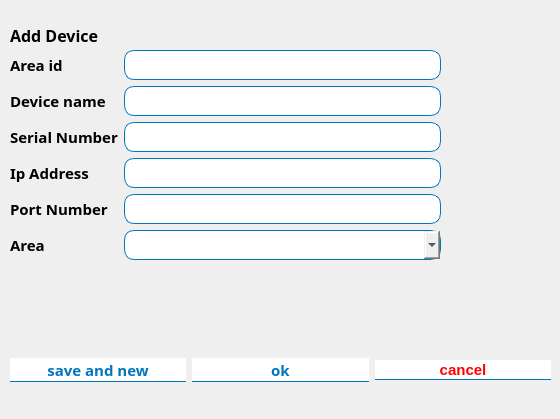
      <widget class="QWidget" name="Adddevice">
       <attribute name="title">
        <string>Add device</string>
       </attribute>
       <widget class="QWidget" name="horizontalLayoutWidget_30">
        <property name="geometry">
         <rect>
          <x>10</x>
          <y>330</y>
          <width>541</width>
          <height>80</height>
         </rect>
        </property>
        <layout class="QHBoxLayout" name="horizontalLayout_32">
         <item>
          <widget class="QPushButton" name="save_new_device">
           <property name="font">
            <font>
             <family>Yu Gothic UI Semibold</family>
             <pointsize>11</pointsize>
             <weight>75</weight>
             <bold>true</bold>
            </font>
           </property>
           <property name="styleSheet">
            <string notr="true">background-color:#fff;
color:#0076bd;
border-top:1px solid #fff;
border-bottom:1px solid #0076bd;
padding-bottom:0px</string>
           </property>
           <property name="text">
            <string>save and new</string>
           </property>
          </widget>
         </item>
         <item>
          <widget class="QPushButton" name="dev_okbtn">
           <property name="font">
            <font>
             <family>Yu Gothic UI Semibold</family>
             <pointsize>11</pointsize>
             <weight>75</weight>
             <bold>true</bold>
            </font>
           </property>
           <property name="styleSheet">
            <string notr="true">background-color:#fff;
color:#0076bd;
border-top:1px solid #fff;
border-bottom:1px solid #0076bd;
padding-bottom:0px</string>
           </property>
           <property name="text">
            <string>ok</string>
           </property>
          </widget>
         </item>
         <item>
          <widget class="QPushButton" name="cancel_devbtn">
           <property name="font">
            <font>
             <pointsize>11</pointsize>
             <weight>75</weight>
             <bold>true</bold>
            </font>
           </property>
           <property name="styleSheet">
            <string notr="true">background-color:#fff;
color:#ff0000;
border-top:1px solid #fff;
border-bottom:1px solid #0076bd;
padding-bottom:0px</string>
           </property>
           <property name="text">
            <string>cancel</string>
           </property>
          </widget>
         </item>
        </layout>
       </widget>
       <widget class="QLabel" name="label_117">
        <property name="geometry">
         <rect>
          <x>10</x>
          <y>10</y>
          <width>201</width>
          <height>51</height>
         </rect>
        </property>
        <property name="font">
         <font>
          <family>Yu Gothic UI Semibold</family>
          <pointsize>12</pointsize>
          <weight>75</weight>
          <bold>true</bold>
         </font>
        </property>
        <property name="text">
         <string>Add Device</string>
        </property>
       </widget>
       <widget class="QWidget" name="formLayoutWidget">
        <property name="geometry">
         <rect>
          <x>10</x>
          <y>50</y>
          <width>431</width>
          <height>256</height>
         </rect>
        </property>
        <layout class="QFormLayout" name="formLayout">
         <item row="3" column="0">
          <widget class="QLabel" name="label_116">
           <property name="font">
            <font>
             <family>Yu Gothic UI Semibold</family>
             <pointsize>11</pointsize>
             <weight>75</weight>
             <bold>true</bold>
            </font>
           </property>
           <property name="text">
            <string>Device name</string>
           </property>
          </widget>
         </item>
         <item row="3" column="1">
          <widget class="QLineEdit" name="lineEdit_21">
           <property name="minimumSize">
            <size>
             <width>20</width>
             <height>30</height>
            </size>
           </property>
           <property name="styleSheet">
            <string notr="true">border :1px solid #0076bd;
border-radius:10px;
</string>
           </property>
           <property name="inputMask">
            <string/>
           </property>
          </widget>
         </item>
         <item row="4" column="0">
          <widget class="QLabel" name="label_118">
           <property name="font">
            <font>
             <family>Yu Gothic UI Semibold</family>
             <pointsize>11</pointsize>
             <weight>75</weight>
             <bold>true</bold>
            </font>
           </property>
           <property name="text">
            <string>Serial Number</string>
           </property>
          </widget>
         </item>
         <item row="4" column="1">
          <widget class="QLineEdit" name="lineEdit_19">
           <property name="minimumSize">
            <size>
             <width>20</width>
             <height>30</height>
            </size>
           </property>
           <property name="styleSheet">
            <string notr="true">border :1px solid #0076bd;
border-radius:10px;
</string>
           </property>
          </widget>
         </item>
         <item row="5" column="0">
          <widget class="QLabel" name="label_119">
           <property name="font">
            <font>
             <family>Yu Gothic UI Semibold</family>
             <pointsize>11</pointsize>
             <weight>75</weight>
             <bold>true</bold>
            </font>
           </property>
           <property name="text">
            <string>Ip Address</string>
           </property>
          </widget>
         </item>
         <item row="5" column="1">
          <widget class="QLineEdit" name="lineEdit_20">
           <property name="minimumSize">
            <size>
             <width>20</width>
             <height>30</height>
            </size>
           </property>
           <property name="styleSheet">
            <string notr="true">border :1px solid #0076bd;
border-radius:10px;
</string>
           </property>
          </widget>
         </item>
         <item row="6" column="0">
          <widget class="QLabel" name="label_120">
           <property name="font">
            <font>
             <family>Yu Gothic UI Semibold</family>
             <pointsize>11</pointsize>
             <weight>75</weight>
             <bold>true</bold>
            </font>
           </property>
           <property name="text">
            <string>Port Number</string>
           </property>
          </widget>
         </item>
         <item row="6" column="1">
          <widget class="QLineEdit" name="lineEdit_22">
           <property name="minimumSize">
            <size>
             <width>20</width>
             <height>30</height>
            </size>
           </property>
           <property name="styleSheet">
            <string notr="true">border :1px solid #0076bd;
border-radius:10px;
</string>
           </property>
          </widget>
         </item>
         <item row="7" column="1">
          <widget class="QComboBox" name="areacmbx">
           <property name="minimumSize">
            <size>
             <width>0</width>
             <height>30</height>
            </size>
           </property>
           <property name="styleSheet">
            <string notr="true">border :1px solid #0076bd;
border-radius:10px;</string>
           </property>
          </widget>
         </item>
         <item row="7" column="0">
          <widget class="QLabel" name="label_121">
           <property name="font">
            <font>
             <family>Yu Gothic UI Semibold</family>
             <pointsize>11</pointsize>
             <weight>75</weight>
             <bold>true</bold>
            </font>
           </property>
           <property name="text">
            <string>Area</string>
           </property>
          </widget>
         </item>
         <item row="1" column="1">
          <widget class="QLineEdit" name="lineEdit_49">
           <property name="minimumSize">
            <size>
             <width>20</width>
             <height>30</height>
            </size>
           </property>
           <property name="styleSheet">
            <string notr="true">border :1px solid #0076bd;
border-radius:10px;
</string>
           </property>
           <property name="inputMask">
            <string/>
           </property>
          </widget>
         </item>
         <item row="1" column="0">
          <widget class="QLabel" name="label_122">
           <property name="font">
            <font>
             <family>Yu Gothic UI Semibold</family>
             <pointsize>11</pointsize>
             <weight>75</weight>
             <bold>true</bold>
            </font>
           </property>
           <property name="text">
            <string>Area id</string>
           </property>
          </widget>
         </item>
        </layout>
       </widget>
      </widget>
